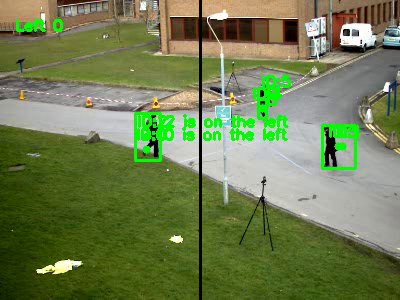
#> input picture frame 2 of DNN/MultiCameraTracker/SimplePersonTrackingHiRez/Tracker_Test.avi, 400 x 300 px, given in place of vtest.avi, which was not available
$ python CounterTest.py
#> lines starting #> are read from the running program, lines starting #| are printed output that depends on the picture; pictures that were not available may be replaced by others from this repository, and a replacement may not be noted
### DNN/MultiCameraTracker/SimplePersonTrackingHiRez/Trackers/CentroidTracker.py
from scipy.spatial import distance as dist
from collections import OrderedDict
import numpy as np

#Makes a the next unique object ID with
#2 ordered dictionaries
class CentroidTracker():
    def __init__(self, maxDisappeared = 50):
        self.nextObjectID = 0
        self.objects = OrderedDict()
        self.disappeared = OrderedDict()
        self.maxDisappeared = maxDisappeared
        self.counted = False

    # [4 lines left out: function register, not called in this run]

    def deregister(self, objectID):
        del self.objects[objectID]
        del self.disappeared[objectID]

    # [56 lines left out: function update, not called in this run]

### DNN/MultiCameraTracker/SimplePersonTrackingHiRez/CounterTest.py
import numpy as np
import cv2
import copy
import imutils
from Trackers.CentroidTracker import CentroidTracker
from Trackers.TrackableObject import TrackableObject

video = "vtest.avi"
cap = cv2.VideoCapture(video)

#For background mask
backgroundSub = cv2.bgsegm.createBackgroundSubtractorMOG(history=10)

ct = CentroidTracker(30)
trackableObjects = {}

num_frames = 700
first_iteration = 1
imageHight = 400
imageWidth = 300
fourcc = cv2.VideoWriter_fourcc(*'MPEG')
out = cv2.VideoWriter('Tracker_Test.avi',fourcc, 30.0, (imageHight,imageWidth))


def draw_boxes(myContour, myFrame):
    for c in myContour:
        if cv2.contourArea(c) < 20:
            continue
         # get bbox from contour
        (x, y, w,h) = cv2.boundingRect(c)
        #Draw rect
        cv2.rectangle(myFrame, (x, y), (x + w, y + h), (0, 255, 0), 2)

'''
Read Frames frome video
'''
totalLeft =0
totalRight = 0
for i in range(0, num_frames):
    rects = []
    #Get the very first image from the video
    if (first_iteration == 1):
        ret, frame = cap.read()
        frame = cv2.resize(frame, (imageHight,imageWidth))
        first_frame = copy.deepcopy(frame)
        gray = cv2.cvtColor(frame, cv2.COLOR_BGR2GRAY)
        height, width = frame.shape[:2]
        print("shape:", height,width)
        first_iteration = 0

    else:
        ret, frame = cap.read()
        frame = cv2.resize(frame, (imageHight,imageWidth))
        gray = cv2.cvtColor(frame, cv2.COLOR_BGR2GRAY)

        forgroundMask = backgroundSub.apply(frame)

        #Get contor for each person
        contours, _ = cv2.findContours(forgroundMask.copy(),cv2.RETR_EXTERNAL,cv2.CHAIN_APPROX_SIMPLE)
        contours = filter(lambda cont: cv2.contourArea(cont) > 20, contours)
        #Get bbox from the controus
        for c in contours:
            (x, y, w, h) = cv2.boundingRect(c)
            rectangle = [x, y, (x + w), (y + h)]
            rects.append(rectangle)
            cv2.rectangle(frame, (rectangle[0], rectangle[1]), (rectangle[2], rectangle[3]),
                          (0, 255, 0), 2)


        line = 200
        objects = ct.update(rects)
        if objects is not None:
            for (objectID, centroid) in objects.items():

                to = trackableObjects.get(objectID, None)
                # if there is no existing trackable object, create one
                if to is None:
                    to = TrackableObject(objectID, centroid)
                else:
                    x = [c[0] for c in to.centroids]
                    direction = centroid[0] - np.mean(x)
                    to.centroids.append(centroid)

                    if not to.counted:
                        if direction < 0 and centroid[0] < line:
                            totalLeft += 1
                            to.counted = True
                        elif direction > 0 and centroid[0] > line:
                            totalRight += 1
                            to.counted = True
                trackableObjects[objectID] = to

                text = "ID:{}".format(objectID)
                cv2.putText(frame, text, (centroid[0] - 10, centroid[1] - 10),
                            cv2.FONT_HERSHEY_SIMPLEX, 0.5, (0, 255, 0), 2)
                cv2.circle(frame, (centroid[0], centroid[1]), 4, (0, 255, 0), -1)

                if centroid[0] < line:
                    text2 = "ID: {} is on the left".format(objectID)
                    cv2.putText(frame, text2, (centroid[0] - 10, centroid[1] - 10),
                                cv2.FONT_HERSHEY_SIMPLEX, 0.5, (0, 255, 0), 2)


        '''Display Windows'''
        #Draw a line down the center
        cv2.line(frame, (frame.shape[1] // 2, 0), (frame.shape[1] // 2, frame.shape[0]), (0, 0, 0), 2)
        cv2.putText(frame, "Left {}".format(totalLeft), (15, 30), cv2.FONT_HERSHEY_SIMPLEX, 0.5, (0, 255, 0), 2)

        cv2.imshow('FGMask', forgroundMask)
        out.write(frame)
    cv2.imshow('frame', frame)


    if cv2.waitKey(300) & 0xFF == ord('q'):
        break
#> this loop made 1 pass; (key q is pressed on pass 1)
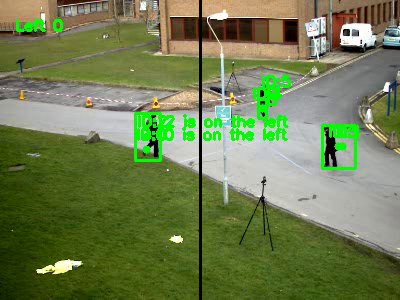
#> input picture frame 2 of DNN/MultiCameraTracker/SimplePersonTrackingHiRez/Tracker_Test.avi, 400 x 300 px, given in place of vtest.avi, which was not available
#> pass 1, `gray = cv2.cvtColor(frame, cv2.COLOR_BGR2GRAY)`:
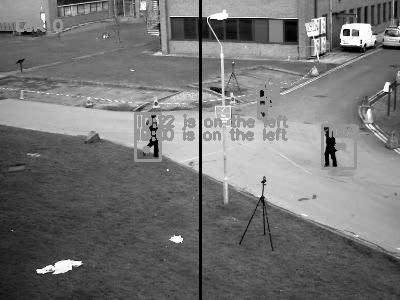
#> gray: shape (300, 400); min 0, max 255, mean 116.6
#> first_frame is the input picture: shape (300, 400, 3); mean B, G, R 80.6, 126.1, 111.9
#> after the loop, first_iteration = 0; height = 300; totalLeft = 0; totalRight = 0; trackableObjects = 0 items; width = 400


cap.release()
out.release()
cv2.destroyAllWindows()

$ run again, starting later in the video
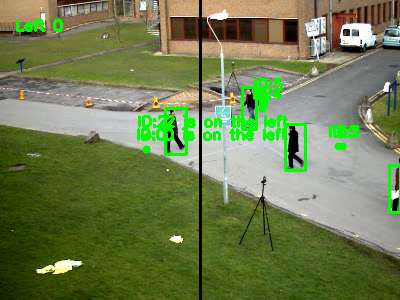
#> input picture frame 9 of DNN/MultiCameraTracker/SimplePersonTrackingHiRez/Tracker_Test.avi, 400 x 300 px, given in place of vtest.avi, which was not available
#> the loop `for i in range(0, num_frames):` made 1 pass; (key q is pressed on pass 1)
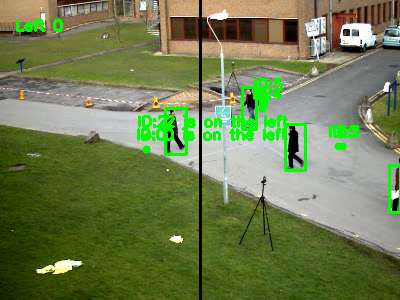
#> input picture frame 9 of DNN/MultiCameraTracker/SimplePersonTrackingHiRez/Tracker_Test.avi, 400 x 300 px, given in place of vtest.avi, which was not available
#> pass 1, `gray = cv2.cvtColor(frame, cv2.COLOR_BGR2GRAY)`:
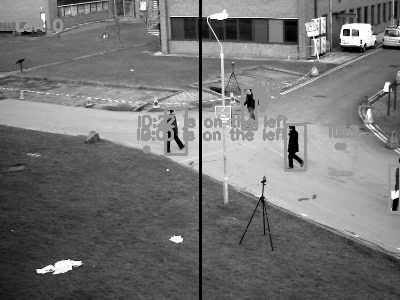
#> gray: shape (300, 400); min 0, max 255, mean 116
#> first_frame is the input picture: shape (300, 400, 3); mean B, G, R 79.6, 125.7, 111
#> after the loop `for i in range(0, num_frames):`: first_iteration = 0; height = 300; totalLeft = 0; trackableObjects = 0 items; width = 400

$ run again, starting later in the video
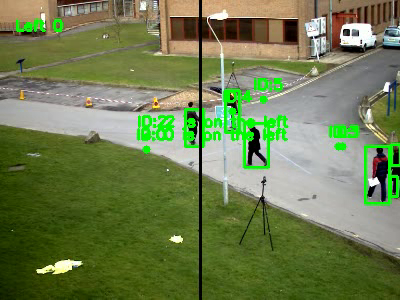
#> input picture frame 16 of DNN/MultiCameraTracker/SimplePersonTrackingHiRez/Tracker_Test.avi, 400 x 300 px, given in place of vtest.avi, which was not available
#> the loop `for i in range(0, num_frames):` made 1 pass; (key q is pressed on pass 1)
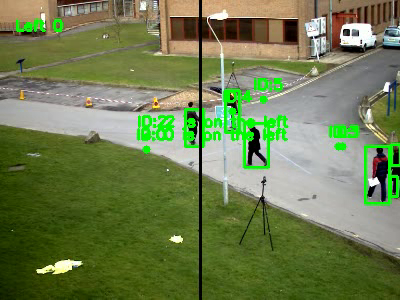
#> input picture frame 16 of DNN/MultiCameraTracker/SimplePersonTrackingHiRez/Tracker_Test.avi, 400 x 300 px, given in place of vtest.avi, which was not available
#> pass 1, `gray = cv2.cvtColor(frame, cv2.COLOR_BGR2GRAY)`:
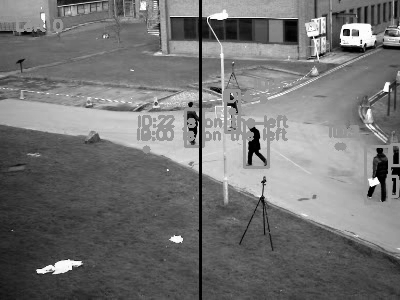
#> gray: shape (300, 400); min 0, max 255, mean 115.6
#> first_frame is the input picture: shape (300, 400, 3); mean B, G, R 79, 125.5, 110.3
#> after the loop `for i in range(0, num_frames):`: first_iteration = 0; height = 300; totalLeft = 0; trackableObjects = 0 items; width = 400
